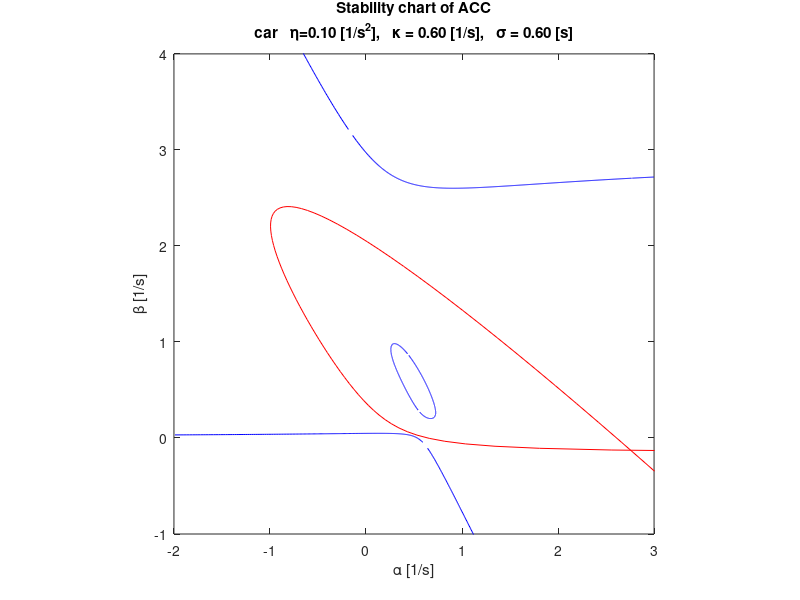

This chart was generated by the following MATLAB code:
%% Create analytical stability charts for ACC
clear; %close all; clc;

%% Parameters
% type of vehicle
vehtype='car';
% vehtype='truck';

% vehicle parameters
if strcmp(vehtype,'car')	% personal vehicle
    k=0.45;     % air drag
    m=1500;     % mass
else	% truck
    k=3.85;     % air drag
    m=29500;	% mass
end

% leader speed
vstar=20;
% linear coefficient
d=2*k/m*vstar;
% d=0;

% control parameters (range policy and integral gain)
eta=0.1;	% 0.0, 0.05, 0.1, 0.2, 0.8
kappa=0.6;  % 0.4, 0.6, 0.8, 1.0
sigma=0.6;  % 0.0, 0.6

% range of parameters
betamin=-2;     % -2,   0
betamax=3;      %  3, 1.2
alphamin=-1;	% -1,   0
alphamax=4;     %  4, 1.2
aspect_ratio=1;	%  1,   1

% range of frequencies for plant stability boundaries
Ommin=0;
Ommax=2*pi;
dOm=2*pi/200;
Om=Ommin:dOm:Ommax;
% range of frequencies for string stability boundaries
ommin=0;
ommax=2*pi;
dom=2*pi/10000;
om=ommin:dom:ommax;

%% Stability boundaries
% % expression of the s=0 plant stability boundary
% if there is I term
% eta=0;
% if there is no I term
if eta==0
    betaP1=[betamin,betamax];
    alphaP1=[0,0];
end

% expression of the s=jOm plant stability boundary
alphaP2=(Om.^2.*cos(Om*sigma)+d*Om.*sin(Om*sigma)-eta)/kappa;
betaP2=Om.*sin(Om*sigma)-d*cos(Om*sigma)+eta*kappa./Om.^2-alphaP2;

% % expressions of the om=0 string stability boundaries
% if there is I term
% eta=0;
% eta=2*d*kappa;
% if there is no I term
if eta==0
    betaS1=linspace(betamin,betamax,10001);
    alphaS1=-(betaS1+d-kappa-kappa*d*sigma)-...
                sqrt((betaS1+d-kappa-kappa*d*sigma).^2-d*(d+2*betaS1));
    alphaS1(imag(alphaS1)~=0)=nan;
    betaS2=linspace(betamin,betamax,10001);
    alphaS2=-(betaS2+d-kappa-kappa*d*sigma)+...
                sqrt((betaS2+d-kappa-kappa*d*sigma).^2-d*(d+2*betaS2));
    alphaS2(imag(alphaS2)~=0)=nan;
end

% expressions of om>0 string stability boundaries
if sigma>0
    c0=om.^4-eta^2+eta*((kappa-d)*om.^2*sigma+2*kappa*d).*cos(om*sigma)...
        +eta*(om.^2*sigma-(kappa-d)+kappa*d*sigma).*om.*sin(om*sigma);
    c1=kappa*(om.^2*sigma+d).*om.*sin(om*sigma)-kappa*d*sigma*om.^2.*cos(om*sigma);
    c2=(d*sigma+1)*om.^3.*sin(om*sigma)+om.^4*sigma.*cos(om*sigma);
    aa=(-c0+(c2*kappa-c1*d).*cos(om*sigma)...
        +(c1+kappa*d*c2./om.^2).*om.*sin(om*sigma))./(2*c1-c2);
    bb=(-c2.*(om.^2+d^2+eta^2./om.^2)+2*(c2*eta-c0*d+c2*eta*kappa*d./om.^2).*cos(om*sigma)...
        +2*(c0-c2*eta*(kappa-d)./om.^2).*om.*sin(om*sigma))./(2*c1-c2);
    alphaS3=aa+sqrt(aa.^2+bb);
    alphaS3(aa.^2+bb<0)=nan;
    betaS3=(c0+c1.*alphaS3)./c2-alphaS3;
    betaS3(betaS3>betamax | betaS3<betamin)=nan; % remove asymptote
    alphaS4=aa-sqrt(aa.^2+bb);
    alphaS4(aa.^2+bb<0)=nan;
    betaS4=(c0+c1.*alphaS4)./c2-alphaS4;
    betaS4(betaS4>betamax | betaS4<betamin)=nan; % remove asymptote
else % treat zero delay case separately
    betaS3=linspace(betamin,betamax,10001);
    alphaS3=-(d+betaS3-kappa)+sqrt((betaS3-kappa).^2-2*d*kappa+2*eta-2*sqrt(eta*(eta-2*d*kappa)));
    alphaS3(imag(alphaS3)~=0)=nan;
    betaS4=linspace(betamin,betamax,10001);
    alphaS4=-(d+betaS4-kappa)-sqrt((betaS4-kappa).^2-2*d*kappa+2*eta-2*sqrt(eta*(eta-2*d*kappa)));
    alphaS4(imag(alphaS4)~=0)=nan;
end

%% Stability chart
figure(1); clf; hold on; box on;
% plot s=0 plant stability boundary
if eta==0
    plot(betaP1,alphaP1,'r');
end
% plot s=jOm plant stability boundary
plot(betaP2,alphaP2,'r');
% plot om=0 string stability boundaries
if eta==0
    plot(betaS1,alphaS1,'b',betaS2,alphaS2,'b');
end
% plot om>0 string stability boundaries
plot(betaS3,alphaS3,'b',betaS4,alphaS4,'b');
axis([betamin betamax alphamin alphamax]);
pbaspect([aspect_ratio,1,1]);
xlabel('\alpha [1/s]');
ylabel('\beta [1/s]');
title(['Stability chart of ACC',10,...
       vehtype,'   \eta=',num2str(eta,'%3.2f'),...
       ' [1/s^2],   \kappa = ',num2str(kappa,'%3.2f'),...
       ' [1/s],   \sigma = ',num2str(sigma,'%3.2f'),' [s]']);